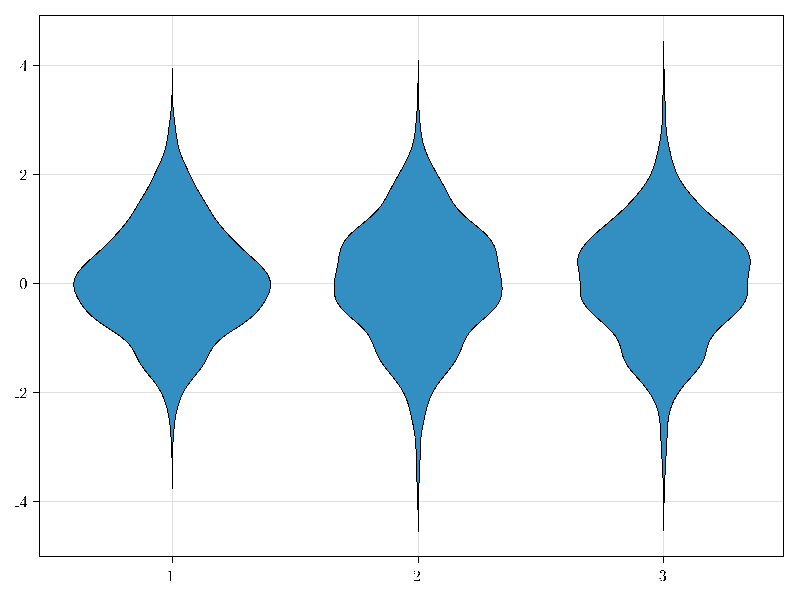

The script that saved this image:
using TaichiMakie

xs = rand(1:3, 1000)
ys = randn(1000)

save(joinpath(@__DIR__, "violin.png"), violin(xs, ys))
